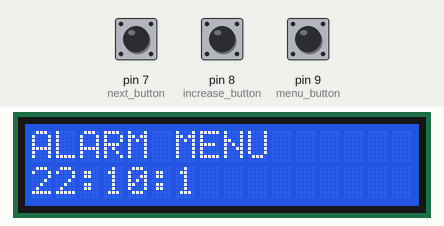
Simulated run of this sketch. Board: Arduino Uno, built with avr-gcc and run on an emulated ATmega328P. Parts: 16×2 character LCD. Inputs (shaded band) come from the test bench; at power-on: pin 9 (menu_button) LOW, pin 7 (next_button) LOW, pin 8 (increase_button) LOW. The local clock reads 2024-03-15 10:24:30 at power-on unless the sketch sets it.

Above: at 4.2 s.
4.3 s: pin 9 (menu_button) pulled HIGH for 1.4 s
At 5.7 s:
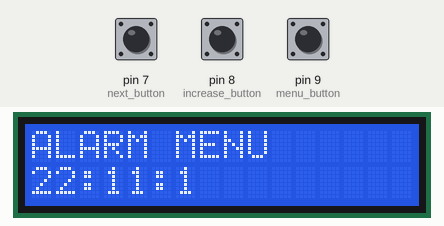
8.6 s: pin 9 (menu_button) pulled HIGH for 1.4 s
At 9.9 s:
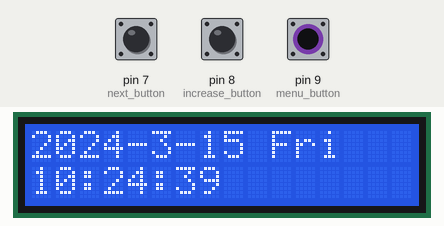
Timing chart, 0 to 11.6 s (numbered marks = the images above; inputs shaded):
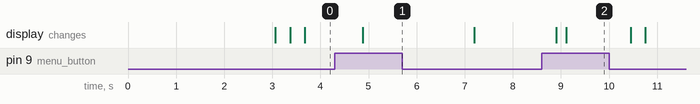

The sketch:

RTC-DS3231.ino
```cpp
#include <Wire.h>
//#include <LiquidCrystal_I2C.h>
#include <LiquidCrystal.h>
#include "RTClib.h"
#include <stdio.h>

char daysOfTheWeek[7][12] = {"Sun", "Mon", "Tues", "Wed", "Thur", "Fri", "Sat"};
uint8_t menu_button = 9;
uint8_t increase_button = 8;
uint8_t next_button=7;
uint8_t buzzer_pin=6;
int cSec,cMin,cHour;
RTC_DS3231 rtc;

DateTime now;

int menu = 0; // menu selector. 0 = display time, 1 = alarm menu

// initialize the library with the numbers of the interface pins
LiquidCrystal lcd(12, 11, 5, 4, 3, 2);

void print_time(){
  lcd.setCursor(0,0);
  lcd.print(now.year(), DEC);
  lcd.print("-");
  lcd.print(now.month(), DEC);
  lcd.print("-");
  lcd.print(now.day(), DEC);
  lcd.print(" ");
  lcd.print(daysOfTheWeek[now.dayOfTheWeek()]);
  lcd.setCursor(0,1);
  lcd.print(now.hour(), DEC);
  lcd.print(":");
  lcd.print(now.minute(), DEC);
  lcd.print(":");
  lcd.print(now.second(), DEC);
  lcd.print("   ");

  }

void print_alarm(){
  lcd.setCursor(0,0);
  lcd.print("ALARM MENU");
  lcd.setCursor(0,1);


  int currentPos=0;
  lcd.clear();
      lcd.setCursor(0,0);
      lcd.print("ALARM MENU");
      lcd.setCursor(0,1);
      lcd.print(cHour);
      lcd.print(":");
      lcd.print(cMin);
      lcd.print(":");
      lcd.print(cSec);
  while(true){
    if(button_press(increase_button)){
      switch(currentPos){
        case 0:
          cSec=(cSec+1)%60;
          break;
        case 1:
          cMin=(cMin+1)%60;
          break;
        case 2:
          cHour=(cHour+1)%24;
          break;
      }
      lcd.clear();
      lcd.setCursor(0,0);
      lcd.print("ALARM MENU");
      lcd.setCursor(0,1);
      lcd.print(cHour);
      lcd.print(":");
      lcd.print(cMin);
      lcd.print(":");
      lcd.print(cSec);
      delay(300);
    }
    if(button_press(next_button)){
      currentPos=(currentPos+1)%3;
      delay(300);
    }
    if(button_press(menu_button)){
      menu=0;
      delay(300);
      return;

    }


  }
}
bool button_press(uint8_t currentButton){
  if(digitalRead(currentButton) == HIGH)
    return false;
  delay(300);
  return true;
}


void setup() {
  // put your setup code here, to run once:
  Serial.begin(9600);
  cSec=0;
  cMin=10;
  cHour=22;
//  rtc.writeProtect(false);
//  rtc.halt(false);
  delay(3000); // wait for console opening

  if (! rtc.begin()) {
    Serial.println("Couldn't find RTC");
    while (1);
  }

  if (rtc.lostPower()) {
    Serial.println("RTC lost power, lets set the time!");
    // following line sets the RTC to the date & time this sketch was compiled
    rtc.adjust(DateTime(F(__DATE__), F(__TIME__)));
    // This line sets the RTC with an explicit date & time, for example to set
    // January 21, 2014 at 3am you would call:
    // rtc.adjust(DateTime(2014, 1, 21, 3, 0, 0));
  }
//
//  Time t (2017, 4, 14, 22, 1, 23, Time::kFriday);
//  Time t=rtc.time();
//  rtc.time(t);

    // set up the LCD's number of columns and rows:
  lcd.begin(16, 2);

  pinMode(menu_button, INPUT);
  pinMode(increase_button, INPUT);
  pinMode(next_button, INPUT);
  pinMode(buzzer_pin, OUTPUT);
}


void loop() {
  now = rtc.now();
  noTone(buzzer_pin);
  if(now.hour()==cHour&&now.minute()==cMin){
    tone(buzzer_pin,3830);
    delay(300);
  }
  if (button_press(menu_button)){
    switch(menu){
       case 0:
          lcd.clear();
          menu = 1;
          break;

       case 1:
          lcd.clear();
          menu = 0;
          break;

       default:
          lcd.clear();
          menu = 1;
    }

  }

  switch(menu){

    case 0:
      print_time();
      delay(200);
      break;

    case 1:
      print_alarm();
      delay(200);
      break;

    default:
      print_time();
      delay(200);
  }


}
```

Measured:
- after the input at 8.6 s, the display: first changes after 0.31 s (image 2 shows a later state)
